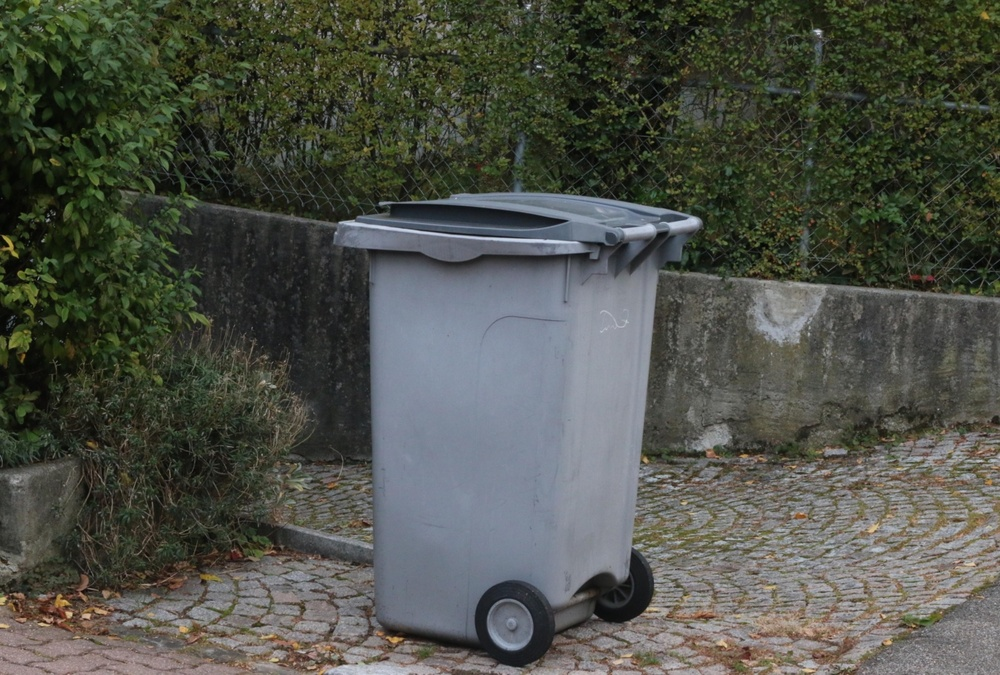
#> input picture data/input/1002.jpg, 1000 x 675 px, shrunk from 1518 x 1024 before the run
$ python modify_depth.py
#> lines starting #> are read from the running program, lines starting #| are printed output that depends on the picture
import numpy as np
import cv2
import pdb


class ModifyDepthByMask():
    def __init__(self) -> None:
        pass

    def forward(self, depth, mask):
        mask = mask / mask.max()
        depth_modified = depth * (1 - mask)
        return depth_modified


if __name__ == '__main__':
    image = cv2.imread('./data/input/1002.jpg')
#> image is the input picture: shape (675, 1000, 3); mean B, G, R 72.2, 81.2, 78.3
    depth = cv2.imread('./data/depth/1002-depth.png')
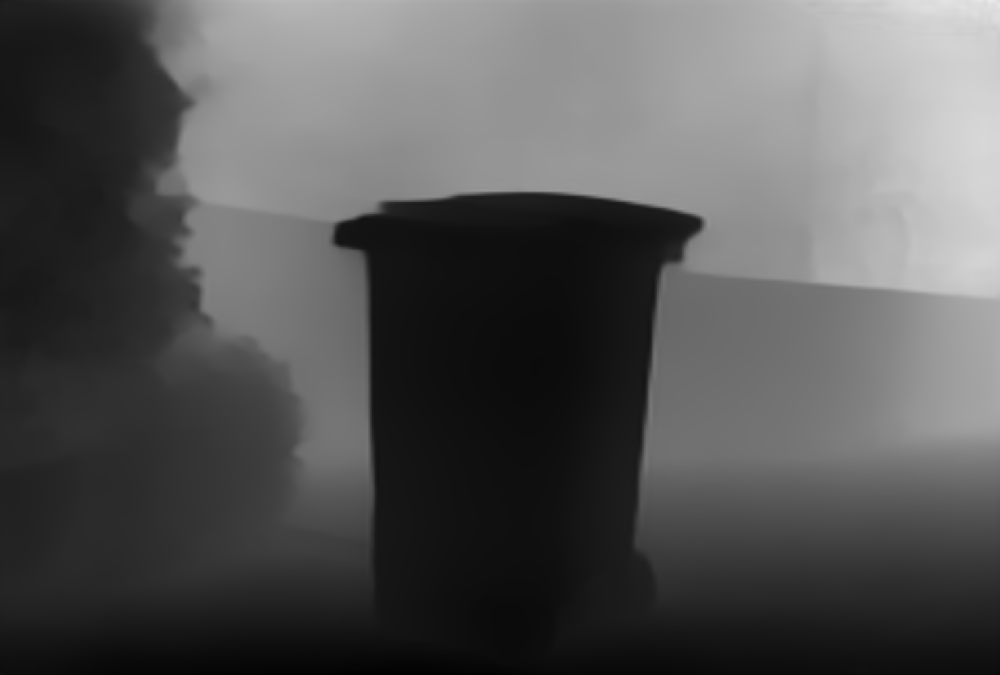
#> input picture data/depth/1002-depth.png, 1000 x 675 px, shrunk from 1518 x 1024 before the run
#> depth is the input picture: shape (675, 1000, 3); min 0, max 234, mean 85.3
    mask = cv2.imread('./data/mask/1002-mask.png')
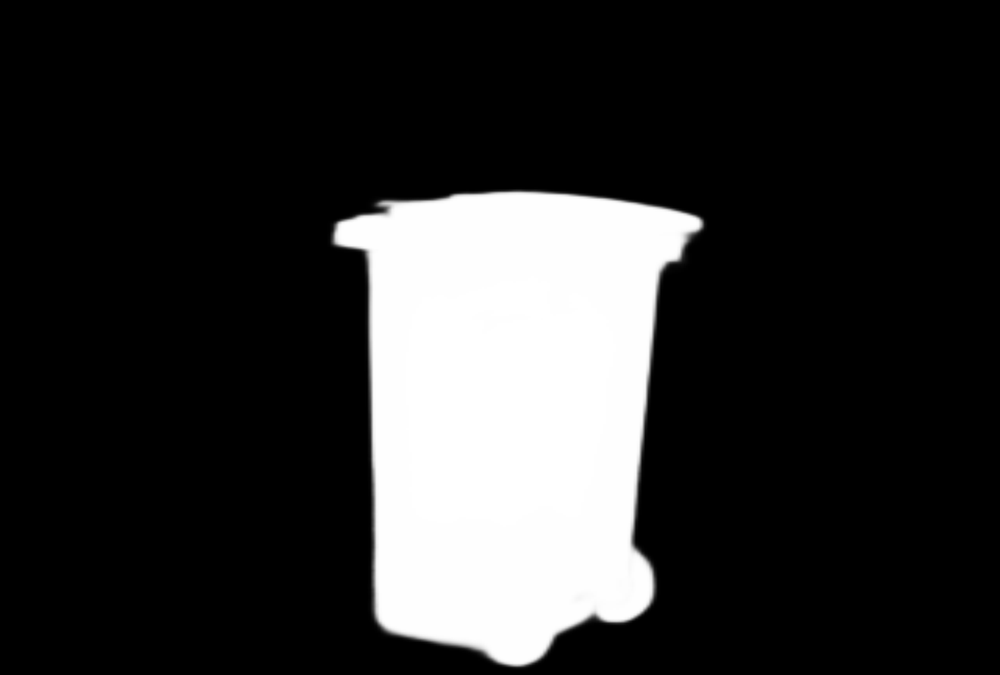
#> input picture data/mask/1002-mask.png, 1000 x 675 px, shrunk from 1518 x 1024 before the run
#> mask is the input picture: shape (675, 1000, 3); min 0, max 255, mean 47

    depth_modify = ModifyDepthByMask()
    depth_modified = depth_modify.forward(depth, mask)
#> in forward, `depth_modified = depth * (1 - mask)`:
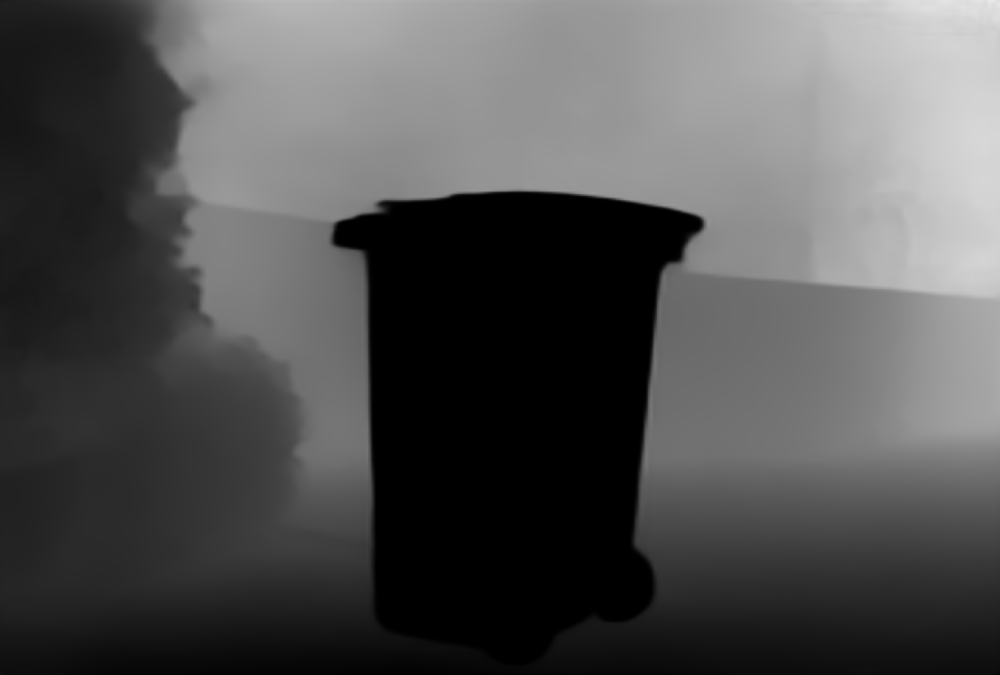
#> depth_modified: shape (675, 1000, 3) float64; min 0, max 234, mean 81.8

    cv2.imwrite('depth-modified.png', depth_modified)
